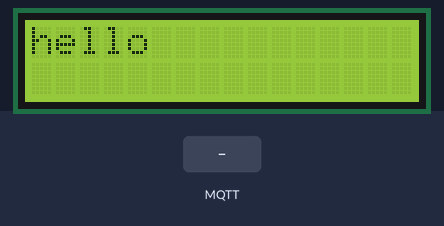
Simulated run of this program. Board: Raspberry Pi (BCM pin numbers). On the bench: 16×2 character LCD. Inputs (shaded band) come from the test bench. No MQTT or app messages arrive unless stated; what the program prints to the terminal is not drawn.

Above: at 0.1 s.
At 2.02 s:
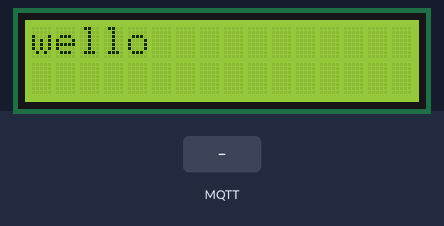
At 3.4 s:
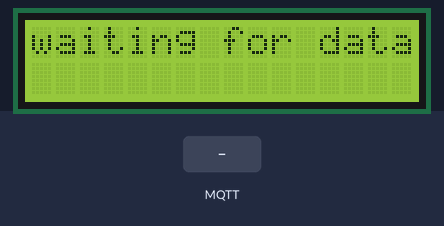
3.5 s: MQTT message "temperature" arrives on the first subscribed topic
5.0 s: MQTT message "1" arrives on the first subscribed topic
Timing chart, 0 to 8.0 s (numbered marks = the images above; inputs shaded):
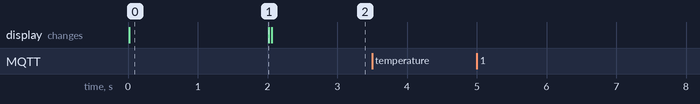

Measured:
- after the input at 3.5 s, every drawn part: stays the same
- after the input at 5.0 s, every drawn part: stays the same
- what the display in image 0 shows lasts 2.0 s, from 0.0 s to 2.0 s

The program:

mqttReciever.py
```python
import paho.mqtt.client as mqtt
import time
import json
import board
import busio
import adafruit_character_lcd.character_lcd_i2c as character_lcd

lcd_columns = 16
lcd_rows = 2
i2c = busio.I2C(board.SCL, board.SDA)
lcd = character_lcd.Character_LCD_I2C(i2c, lcd_columns, lcd_rows, address=0x21)

broker = "URL"
port = 8883
topic = "sensor/measurement"

def on_connect(client, uesrdata, flags, rc):
    print(f"connected {rc}")
    client.subscribe(topic)

def on_message(client, userdata, msg):
    try:
        payload = json.loads(msg.payload.decode().replace("'", '"'))
        temperature = payload.get("temperature", "N/A")
        humidity = payload.get("humidity", "N/A")

        lcd.clear()
        lcd.message = f"Temp {temperature}\nHum: {humidity}"
        print(f"message on lcd: temp={temperature}, hum={humidity}")
    except Exception as e:
        print (f"error: {e}")

lcd.backlight = True
lcd.message = "hello"
time.sleep(2)
lcd.message = "waiting for data..."

client = mqtt.Client()
client.tls_set()
client.username_pw_set("username", "password")
client.on_connect = on_connect
client.on_message = on_message

try:
    client.connect(broker, port, 60)
    client.loop_forever()()
except KeyboardInterrupt:
    print("disconnected, cleaning up")
    lcd.clear()
    lcd.message = "bye-bye"
    time.sleep(2)
    lcd.backlight = False
    client.disconnect()  
```
